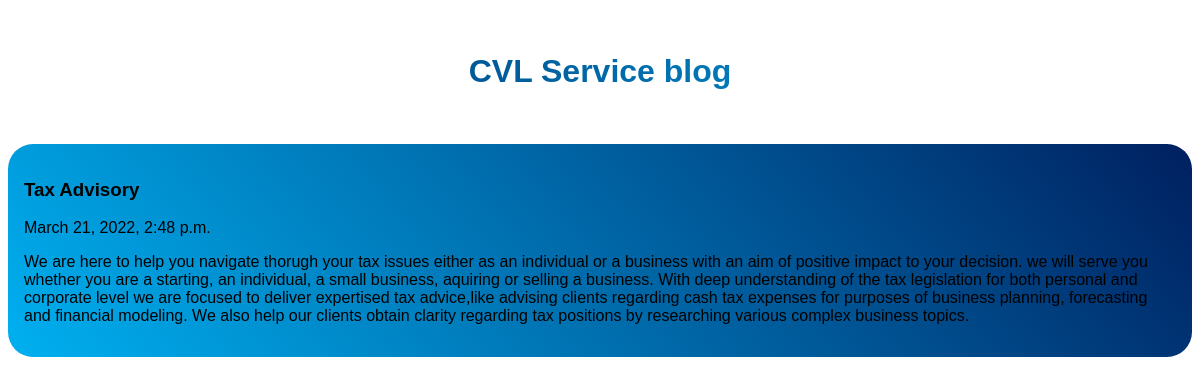
Screenshot of /post/2 with the database file from the repository.
### posts/models.py (models this page shows, shortened)
class Post(models.Model):
    title = models.CharField(max_length=100)
    body = models.CharField(max_length=100000000)
    created_at = models.DateTimeField(default=datetime.now, blank=True)

### posts/views.py (the view)
# urls.py: path('post/<str:pk>', views.post, name='post'),
def post(request, pk):
    posts = Post.objects.get(id=pk)
    return render(request, 'posts.html', {'posts': posts})

### posts/template/posts.html (shortened to what this page needs)
{% load static %}
<!DOCTYPE html>
<html lang="en">
<head>
    <link rel="stylesheet" href="{% static 'css/style.css' %}">
</head>
<body>
<div class="moja">
    <h1>CVL Service blog</h1>
</div>
<div id="mbil">
        <h3>{{posts.title }}</h3>
        <p>{{posts.created_at}} </p>
        <p>{{posts.body}} </p>
</div>
</body>
</html>

### posts/static/css/style.css (style rules this page uses)
* { font-family: sans-serif; }
h1 { color: transparent; background: linear-gradient(to right, #002060, #00b0f0); -webkit-background-clip: text; text-align: center; padding: 2rem ; }
#mbil { background: linear-gradient(230deg, #002060, #00b0f0); border-radius: 25px; padding: 1rem; }

### rows the page displays
Post: title "Tax Advisory", created_at "March 21, 2022, 2:48 p.m.", body "We are here to help you navigate thorugh your tax issues either as an individual or a business with an aim of positive impact to your decision. we will serve you whether you are a starting, an individual, a small business, aquiring or selling a business. With deep understanding of the tax legislation for both personal and corporate level we are focused to deliver expertised tax advice,like advising clients regarding cash tax expenses for purposes of business planning, forecasting and financial modeling. We also help our clients obtain clarity regarding tax positions by researching various complex business topics."
